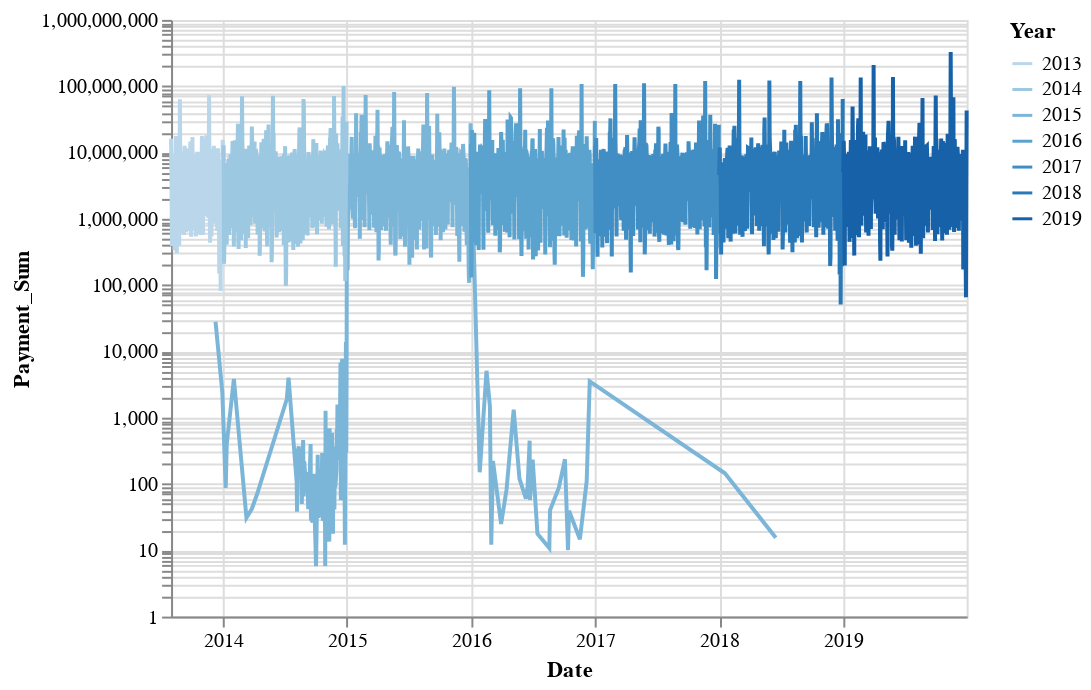

The cell this chart's notebook holds for it:
### Code cell
alt.Chart(date_agg).mark_line().encode(
    x='Date:T',
    y=alt.Y('Payment_Sum:Q', scale=alt.Scale(type='log')),
    color=alt.Color('Year:O')
)

### Figure 1 — Vega-Lite specification as saved in the notebook (floating-point values rounded to 4 significant figures; data arrays with more than 128 entries replaced by an {"elided": "..."} marker saying what was removed)
{"config": {"view": {"continuousWidth": 400, "continuousHeight": 300}}, "data": {"name": "data-3f2550212418441e907b8ca08e65d53b"}, "mark": "line", "encoding": {"color": {"type": "ordinal", "field": "Year"}, "x": {"type": "temporal", "field": "Date"}, "y": {"type": "quantitative", "field": "Payment_Sum", "scale": {"type": "log"}}}, "$schema": "https://vega.github.io/schema/vega-lite/v4.8.1.json", "datasets": {"data-3f2550212418441e907b8ca08e65d53b": {"elided": "2468 records"}}}
